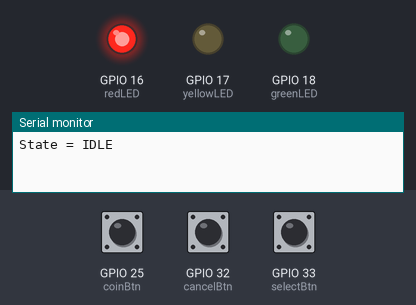
The sketch below on a simulated ESP32. Shown: output pins drawn as LEDs (lit = HIGH), the last lines printed to the serial monitor. The inputs (shaded band) are chosen by the test bench; at power-on: GPIO 25 (coinBtn) HIGH, GPIO 33 (selectBtn) HIGH, GPIO 32 (cancelBtn) HIGH.

Above: at 1.2 s.
1.3 s: GPIO 25 (coinBtn) pulled LOW for 0.15 s
At 2.1 s:
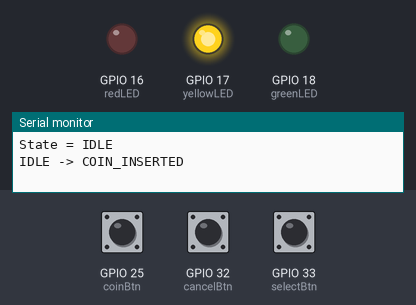
3.1 s: GPIO 33 (selectBtn) pulled LOW for 0.15 s
At 5.5 s:
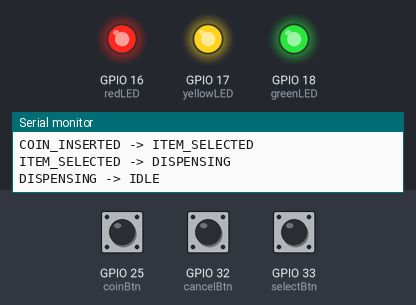
6.2 s: GPIO 25 (coinBtn) pulled LOW for 1 s
At 7.2 s:
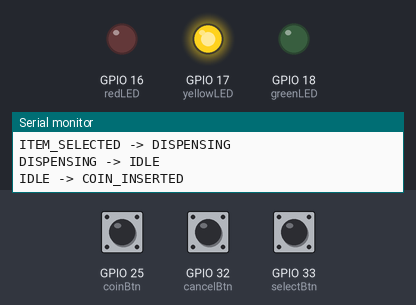
8.7 s: GPIO 32 (cancelBtn) pulled LOW for 0.15 s
At 10.2 s:
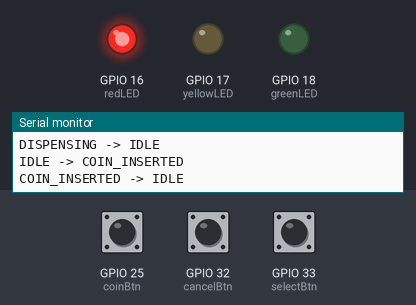
10.5 s: GPIO 25 (coinBtn) pulled LOW for 3.2 s
At 11.5 s:
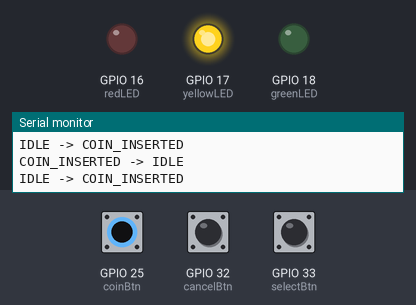
Timing chart, 0 to 13.5 s (numbered marks = the images above; inputs shaded):
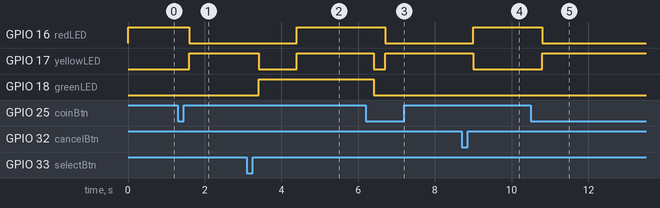

The sketch:

State_Machine.ino
```cpp
/*
Author - Priyanshu Singh Bohra
Date - 05 / 07 /2026
State Transition Diagram

IDLE
 |
Coin Inserted
 |
 v
COIN_INSERTED
 |
Select Item
 |
 v
ITEM_SELECTED
 |
Dispensing
 |
 v
DISPENSING
 |
Complete
 |
 v
IDLE

Cancel:
COIN_INSERTED -> IDLE
ITEM_SELECTED -> IDLE
*/

enum State {

  IDLE,
  COIN_INSERTED,
  ITEM_SELECTED,
  DISPENSING

};

State currentState = IDLE;

const int coinBtn = 25;
const int selectBtn = 33;
const int cancelBtn = 32;

const int redLED = 16;
const int yellowLED = 17;
const int greenLED = 18;

void setup() {

  pinMode(coinBtn, INPUT_PULLUP);
  pinMode(selectBtn, INPUT_PULLUP);
  pinMode(cancelBtn, INPUT_PULLUP);

  pinMode(redLED, OUTPUT);
  pinMode(yellowLED, OUTPUT);
  pinMode(greenLED, OUTPUT);

  Serial.begin(115200);

  Serial.println("State = IDLE");

}

void loop() {

  switch (currentState) {

    case IDLE:

      digitalWrite(redLED, HIGH);
      digitalWrite(yellowLED, LOW);
      digitalWrite(greenLED, LOW);

      if (digitalRead(coinBtn) == LOW) {

        currentState = COIN_INSERTED;

        Serial.println("IDLE -> COIN_INSERTED");

        delay(300);

      }

      break;

    case COIN_INSERTED:

      digitalWrite(redLED, LOW);
      digitalWrite(yellowLED, HIGH);
      digitalWrite(greenLED, LOW);

      if (digitalRead(selectBtn) == LOW) {

        currentState = ITEM_SELECTED;

        Serial.println("COIN_INSERTED -> ITEM_SELECTED");

        delay(300);

      }

      else if (digitalRead(cancelBtn) == LOW) {

        currentState = IDLE;

        Serial.println("COIN_INSERTED -> IDLE");

        delay(300);

      }

      break;

    case ITEM_SELECTED:

      digitalWrite(redLED, LOW);
      digitalWrite(yellowLED, LOW);
      digitalWrite(greenLED, HIGH);

      Serial.println("ITEM_SELECTED -> DISPENSING");

      currentState = DISPENSING;

      delay(1000);

      break;

    case DISPENSING:

      digitalWrite(redLED, HIGH);
      digitalWrite(yellowLED, HIGH);
      digitalWrite(greenLED, HIGH);

      Serial.println("DISPENSING -> IDLE");

      delay(2000);

      currentState = IDLE;

      break;

  }

}
```

Measured:
- after the input at 1.3 s, GPIO 16 (redLED): HIGH → LOW after 0.30 s; GPIO 17 (yellowLED): LOW → HIGH after 0.30 s
- after the input at 3.1 s, GPIO 16 (redLED): LOW → HIGH after 1.3 s; GPIO 17 (yellowLED): HIGH → LOW after 0.30 s, → HIGH 1.0 s later; GPIO 18 (greenLED): LOW → HIGH after 0.30 s
- after the input at 6.2 s, GPIO 16 (redLED): HIGH → LOW after 0.50 s
- after the input at 8.7 s, GPIO 16 (redLED): LOW → HIGH after 0.30 s; GPIO 17 (yellowLED): HIGH → LOW after 0.30 s
- after the input at 10.5 s, GPIO 16 (redLED): HIGH → LOW after 0.30 s; GPIO 17 (yellowLED): LOW → HIGH after 0.30 s
